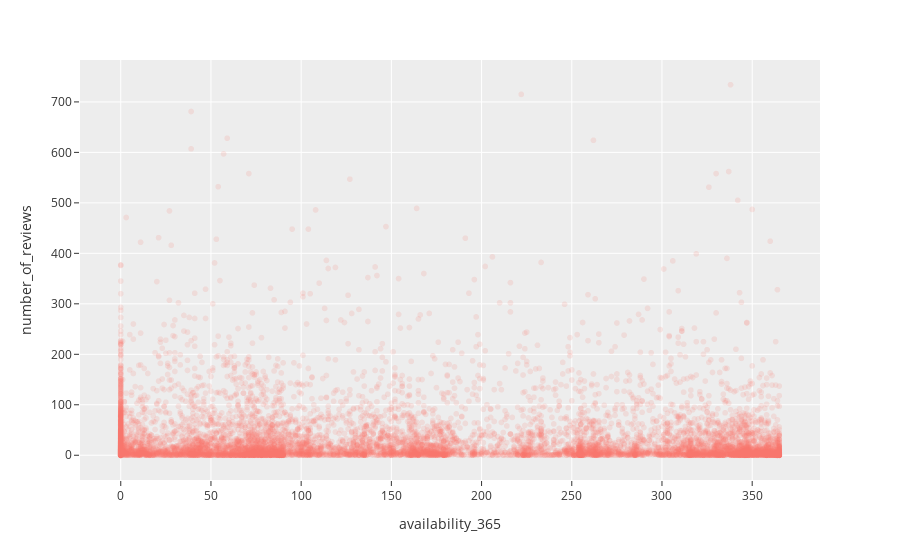

Notebook code cell kept with this figure:
### Code cell
fig = px.scatter( 
    data_frame=df[df['minimum_nights'] < 60],
    x='availability_365',
    y='number_of_reviews',
    template='ggplot2',
    opacity=0.15
)
fig.show()

### Figure 1 — Plotly figure (JSON) as saved in the notebook; plotly's stock layout.template omitted (floating-point values rounded to 4 significant figures; data arrays with more than 128 entries replaced by an {"elided": "..."} marker saying what was removed)
{"data": [{"hovertemplate": "availability_365=%{x}<br>number_of_reviews=%{y}<extra></extra>", "legendgroup": "", "marker": {"color": "#F8766D", "opacity": 0.15, "symbol": "circle"}, "mode": "markers", "name": "", "showlegend": false, "type": "scattergl", "x": {"elided": "13083 int values"}, "xaxis": "x", "y": {"elided": "13083 int values"}, "yaxis": "y"}], "layout": {"legend": {"tracegroupgap": 0}, "margin": {"t": 60}, "xaxis": {"anchor": "y", "domain": [0, 1], "title": {"text": "availability_365"}}, "yaxis": {"anchor": "x", "domain": [0, 1], "title": {"text": "number_of_reviews"}}}}
